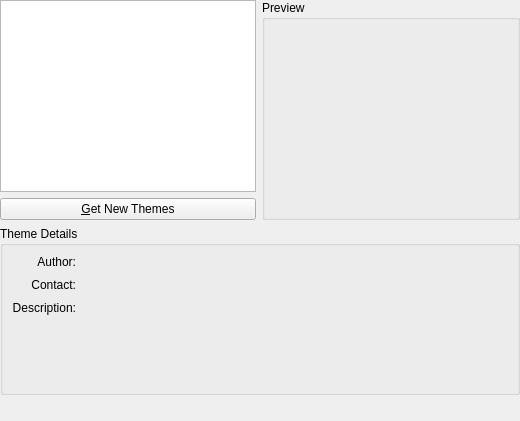
<ui version="4.0" >
 <class>KGameThemeSelectorBase</class>
 <widget class="QWidget" name="KGameThemeSelectorBase" >
  <property name="geometry" >
   <rect>
    <x>0</x>
    <y>0</y>
    <width>520</width>
    <height>421</height>
   </rect>
  </property>
  <layout class="QVBoxLayout" name="verticalLayout" >
   <property name="margin" >
    <number>0</number>
   </property>
   <item>
    <layout class="QHBoxLayout" >
     <item>
      <layout class="QVBoxLayout" >
       <item>
        <widget class="QListWidget" name="themeList" >
         <property name="sizePolicy" >
          <sizepolicy vsizetype="Expanding" hsizetype="Preferred" >
           <horstretch>0</horstretch>
           <verstretch>0</verstretch>
          </sizepolicy>
         </property>
         <property name="minimumSize" >
          <size>
           <width>120</width>
           <height>0</height>
          </size>
         </property>
        </widget>
       </item>
       <item>
        <widget class="QPushButton" name="getNewButton" >
         <property name="text" >
          <string>&amp;Get New Themes</string>
         </property>
        </widget>
       </item>
      </layout>
     </item>
     <item>
      <widget class="QGroupBox" name="groupBox_2" >
       <property name="sizePolicy" >
        <sizepolicy vsizetype="Preferred" hsizetype="Expanding" >
         <horstretch>0</horstretch>
         <verstretch>0</verstretch>
        </sizepolicy>
       </property>
       <property name="title" >
        <string>Preview</string>
       </property>
       <layout class="QVBoxLayout" >
        <property name="spacing" >
         <number>6</number>
        </property>
        <property name="margin" >
         <number>9</number>
        </property>
        <item>
         <widget class="QLabel" name="themePreview" >
          <property name="sizePolicy" >
           <sizepolicy vsizetype="Preferred" hsizetype="Preferred" >
            <horstretch>0</horstretch>
            <verstretch>0</verstretch>
           </sizepolicy>
          </property>
          <property name="minimumSize" >
           <size>
            <width>160</width>
            <height>120</height>
           </size>
          </property>
          <property name="alignment" >
           <set>Qt::AlignCenter</set>
          </property>
         </widget>
        </item>
       </layout>
      </widget>
     </item>
    </layout>
   </item>
   <item>
    <widget class="QGroupBox" name="groupBox" >
     <property name="sizePolicy" >
      <sizepolicy vsizetype="Expanding" hsizetype="Expanding" >
       <horstretch>0</horstretch>
       <verstretch>0</verstretch>
      </sizepolicy>
     </property>
     <property name="title" >
      <string>Theme Details</string>
     </property>
     <layout class="QGridLayout" name="gridLayout" >
      <property name="spacing" >
       <number>9</number>
      </property>
      <item row="0" column="1" >
       <widget class="QLabel" name="themeAuthor" >
        <property name="sizePolicy" >
         <sizepolicy vsizetype="Minimum" hsizetype="Expanding" >
          <horstretch>0</horstretch>
          <verstretch>0</verstretch>
         </sizepolicy>
        </property>
        <property name="text" >
         <string/>
        </property>
        <property name="alignment" >
         <set>Qt::AlignLeading|Qt::AlignLeft|Qt::AlignTop</set>
        </property>
        <property name="wordWrap" >
         <bool>true</bool>
        </property>
        <property name="openExternalLinks" >
         <bool>false</bool>
        </property>
        <property name="textInteractionFlags" >
         <set>Qt::LinksAccessibleByMouse</set>
        </property>
       </widget>
      </item>
      <item row="1" column="0" >
       <widget class="QLabel" name="labelContact" >
        <property name="text" >
         <string>Contact:</string>
        </property>
        <property name="alignment" >
         <set>Qt::AlignRight|Qt::AlignTop|Qt::AlignTrailing</set>
        </property>
       </widget>
      </item>
      <item row="1" column="1" >
       <widget class="QLabel" name="themeContact" >
        <property name="sizePolicy" >
         <sizepolicy vsizetype="Minimum" hsizetype="Expanding" >
          <horstretch>0</horstretch>
          <verstretch>0</verstretch>
         </sizepolicy>
        </property>
        <property name="text" >
         <string/>
        </property>
        <property name="alignment" >
         <set>Qt::AlignLeading|Qt::AlignLeft|Qt::AlignTop</set>
        </property>
        <property name="wordWrap" >
         <bool>true</bool>
        </property>
        <property name="openExternalLinks" >
         <bool>true</bool>
        </property>
        <property name="textInteractionFlags" >
         <set>Qt::LinksAccessibleByMouse</set>
        </property>
       </widget>
      </item>
      <item row="2" column="0" >
       <widget class="QLabel" name="labelDescription" >
        <property name="text" >
         <string>Description:</string>
        </property>
        <property name="alignment" >
         <set>Qt::AlignRight|Qt::AlignTop|Qt::AlignTrailing</set>
        </property>
       </widget>
      </item>
      <item row="2" column="1" >
       <widget class="QLabel" name="themeDescription" >
        <property name="sizePolicy" >
         <sizepolicy vsizetype="Minimum" hsizetype="Expanding" >
          <horstretch>0</horstretch>
          <verstretch>0</verstretch>
         </sizepolicy>
        </property>
        <property name="text" >
         <string/>
        </property>
        <property name="alignment" >
         <set>Qt::AlignLeading|Qt::AlignLeft|Qt::AlignTop</set>
        </property>
        <property name="wordWrap" >
         <bool>true</bool>
        </property>
        <property name="openExternalLinks" >
         <bool>false</bool>
        </property>
        <property name="textInteractionFlags" >
         <set>Qt::LinksAccessibleByMouse</set>
        </property>
       </widget>
      </item>
      <item row="0" column="0" >
       <widget class="QLabel" name="labelAuthor" >
        <property name="text" >
         <string>Author:</string>
        </property>
        <property name="alignment" >
         <set>Qt::AlignRight|Qt::AlignTop|Qt::AlignTrailing</set>
        </property>
       </widget>
      </item>
      <item row="3" column="0" colspan="2" >
       <spacer name="verticalSpacer_2" >
        <property name="orientation" >
         <enum>Qt::Vertical</enum>
        </property>
        <property name="sizeHint" stdset="0" >
         <size>
          <width>20</width>
          <height>40</height>
         </size>
        </property>
       </spacer>
      </item>
     </layout>
    </widget>
   </item>
   <item>
    <widget class="KLineEdit" name="kcfg_Theme" >
     <property name="enabled" >
      <bool>false</bool>
     </property>
     <property name="frame" >
      <bool>false</bool>
     </property>
     <property name="readOnly" >
      <bool>false</bool>
     </property>
    </widget>
   </item>
  </layout>
 </widget>
 <customwidgets>
  <customwidget>
   <class>KLineEdit</class>
   <extends>QLineEdit</extends>
   <header>klineedit.h</header>
  </customwidget>
 </customwidgets>
 <resources/>
 <connections/>
</ui>
